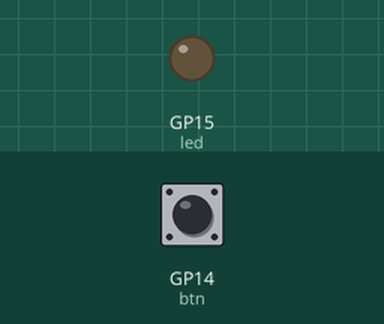
A program run on a simulated Raspberry Pi Pico running MicroPython. On the bench: output pins drawn as LEDs (lit = HIGH). Inputs (shaded band) come from the test bench; at power-on: GP14 (btn) LOW.

Above: at 1.2 s.
1.3 s: GP14 (btn) pulled HIGH for 0.15 s
At 2.5 s:
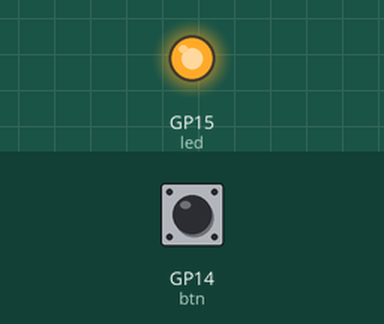
3.0 s: GP14 (btn) pulled HIGH for 1 s
At 5.0 s:
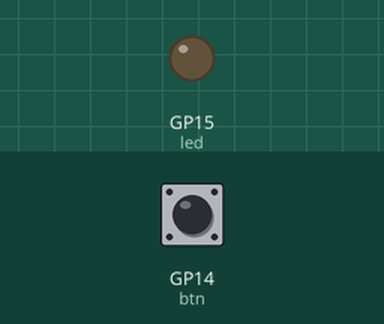
5.5 s: GP14 (btn) pulled HIGH for 3.2 s
At 9.9 s:
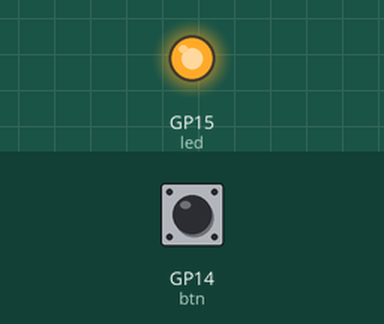
Timing chart, 0 to 11.4 s (numbered marks = the images above; inputs shaded):
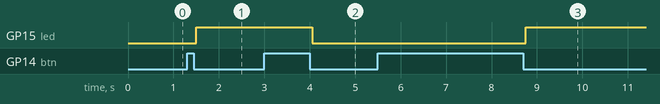

Measured:
- after the input at 1.3 s, GP15 (led): LOW → HIGH after 0.20 s
- after the input at 3.0 s, GP15 (led): HIGH → LOW after 1.1 s
- after the input at 5.5 s, GP15 (led): LOW → HIGH after 3.3 s

The program:

pico13_1.py
```python
from machine import Pin
import time
led=Pin(15,Pin.OUT)
btn=Pin(14,Pin.IN,Pin.PULL_DOWN)
is_press = False
led_status=False

while True:
    #print(btn.value())
    if btn.value():
        #消除debound
        time.sleep(0.05)
        if btn.value():
            #print("按下")
            is_press = True
        #led.value(1)
        #led.on()
    elif is_press:
        #led.value(0)
        #print('release')
        #消除debound
        time.sleep(0.05)
        if not btn.value():
            led_status = not led_status
            led.value(led_status)
            is_press = False
        #led.off()
    #led.value(is_press)
    #time.sleep_ms(300)

    #time.sleep(0.2)
```
